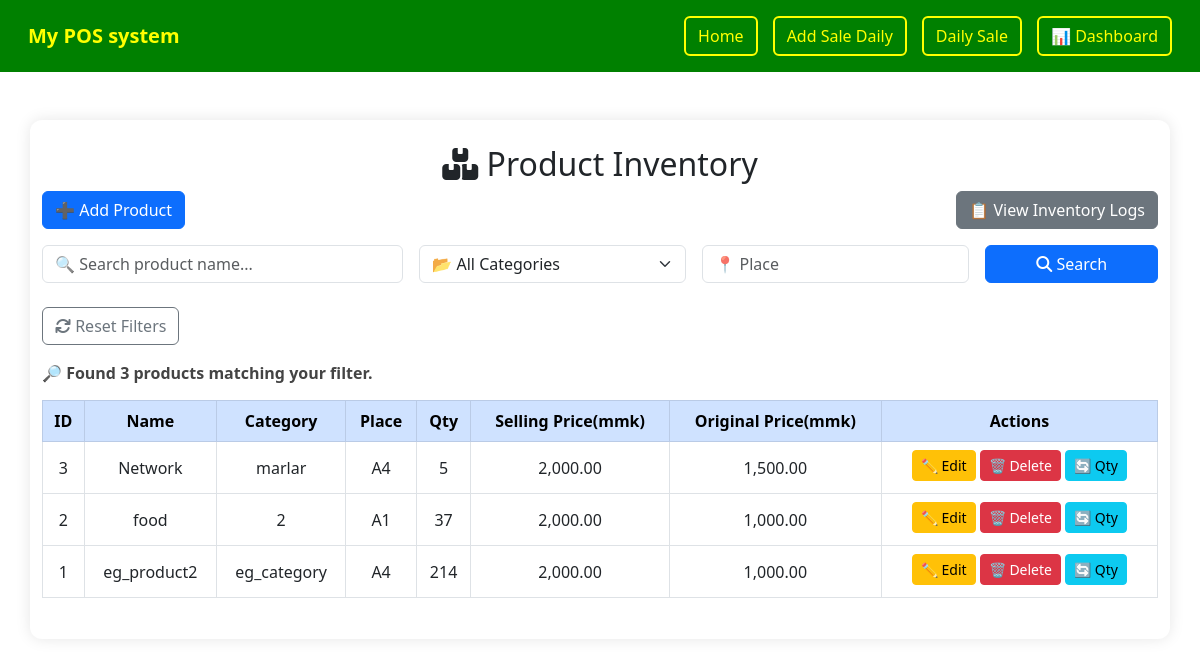
The page / on the database its author committed.
### tables this page shows
CREATE TABLE `products` (
  `id` int(11) NOT NULL,
  `product_name` varchar(150) NOT NULL,
  `category_id` int(11) DEFAULT NULL,
  `place` varchar(100) DEFAULT NULL,
  `qty` int(11) NOT NULL DEFAULT 0,
  `selling_price` decimal(10,2) DEFAULT NULL,
  `original_price` decimal(10,2) DEFAULT NULL,
  `created_at` timestamp NOT NULL DEFAULT current_timestamp()
);

CREATE TABLE `categories` (
  `id` int(11) NOT NULL,
  `category_name` varchar(100) NOT NULL
);

### index.php (the view, shortened to what this page needs)
<?php
include 'db.php';
$search = $_GET['search'] ?? '';
$place_filter = $_GET['place'] ?? '';
$where = [];
$whereSql = $where ? "WHERE " . implode(" AND ", $where) : "";
$sql = "SELECT p.*, c.category_name
        FROM products p
        LEFT JOIN categories c ON p.category_id = c.id
        $whereSql
        ORDER BY p.id DESC";
$stmt = $conn->prepare($sql);
$stmt->execute();
$result = $stmt->get_result();
?>
<!DOCTYPE html>
<html lang="en">
<head>
    <link href="https://cdn.jsdelivr.net/npm/bootstrap@5.3.3/dist/css/bootstrap.min.css" rel="stylesheet" />
    <link href="https://cdnjs.cloudflare.com/ajax/libs/font-awesome/6.4.0/css/all.min.css" rel="stylesheet" />
</head>
<body>
    <?php include "nav.php" ?>
    <br><br>
    <div class="container">
        <h2><i class="fa-solid fa-boxes-stacked"></i> Product Inventory </h2>
        <div class="d-flex justify-content-between mb-3">
            <a href="add_product.php" class="btn btn-primary">➕ Add Product</a>
            <a href="inventory_log.php" class="btn btn-secondary">📋 View Inventory Logs</a>
        </div>
        <form method="GET" class="row g-3 mb-4 align-items-center">
            <div class="col-md-4 col-sm-6">
                <input
                    type="text"
                    name="search"
                    class="form-control"
                    placeholder="🔍 Search product name..."
                    value="<?= htmlspecialchars($search) ?>" />
            </div>
            <div class="col-md-3 col-sm-6">
                <select name="category_id" class="form-select">
                    <option value="">📂 All Categories</option>
                </select>
            </div>
            <div class="col-md-3 col-sm-6">
                <input
                    type="text"
                    name="place"
                    class="form-control"
                    placeholder="📍 Place"
                    value="<?= htmlspecialchars($place_filter) ?>" />
            </div>
            <div class="col-md-2 col-sm-6 d-grid">
                <button type="submit" class="btn btn-primary">
                    <i class="fa-solid fa-magnifying-glass"></i> Search
                </button>
            </div>
        </form>
        <div class="mb-3">
            <a href="index.php" class="btn btn-outline-secondary">
                <i class="fa-solid fa-arrows-rotate"></i> Reset Filters
            </a>
        </div>
        <p class="results-count">
            🔎 Found <?= $result->num_rows ?> product<?= $result->num_rows !== 1 ? 's' : '' ?> matching your filter.
        </p>
        <div class="table-responsive">
            <table class="table table-hover table-bordered align-middle text-center">
                <thead class="table-primary">
                    <tr>
                        <th>ID</th>
                        <th>Name</th>
                        <th>Category</th>
                        <th>Place</th>
                        <th>Qty</th>
                        <th>Selling Price(mmk)</th>
                        <th>Original Price(mmk)</th>
                        <th>Actions</th>
                    </tr>
                </thead>
                <tbody>
                    <?php if ($result->num_rows > 0): ?>
                        <?php while ($row = $result->fetch_assoc()): ?>
                            <tr>
                                <td><?= $row['id'] ?></td>
                                <td><?= htmlspecialchars($row['product_name']) ?></td>
                                <td><?= htmlspecialchars($row['category_name']) ?></td>
                                <td><?= htmlspecialchars($row['place']) ?></td>
                                <td><?= $row['qty'] ?></td>
                                <td><?= number_format($row['selling_price'], 2) ?></td>
                                <td><?= number_format($row['original_price'], 2) ?></td>
                                <td class="action-icons">
                                    <a href="edit_product.php?id=<?= $row['id']; ?>" class="btn btn-sm btn-warning mb-1">✏️ Edit</a>
                                    <a href="delete_product.php?id=<?= $row['id']; ?>" class="btn btn-sm btn-danger mb-1" onclick="return confirm('Are you sure?');">🗑️ Delete</a>
                                    <a href="update_qty.php?id=<?= $row['id']; ?>" class="btn btn-sm btn-info mb-1">🔄 Qty</a>
                                </td>
                            </tr>
                        <?php endwhile; ?>
                    <?php else: ?>
                        <tr>
                            <td colspan="8" class="info-message">😥 No products found for your search.</td>
                        </tr>
                    <?php endif; ?>
                </tbody>
            </table>
        </div>
    </div>
</body>
</html>

### nav.php (shortened to what this page needs)
<!DOCTYPE html>
<html lang="en">
<head>
    <link href="https://cdn.jsdelivr.net/npm/bootstrap@5.3.0/dist/css/bootstrap.min.css" rel="stylesheet">
</head>
<body>
    <nav class="navbar navbar-expand-lg navbar-custom p-3">
        <div class="container-fluid">
            <a class="navbar-brand" href="#">My POS system</a>
            <div class="collapse navbar-collapse justify-content-end" id="navbarButtons">
                <div class="navbar-nav">
                    <a class="btn btn-custom" href="index.php">Home</a>
                    <a class="btn btn-custom" href="add_sale.php">Add Sale Daily</a>
                    <a class="btn btn-custom" href="daily_sale.php">Daily Sale</a>
                    <a href="dashboard.php" class="btn btn-custom">📊 Dashboard</a>
                </div>
            </div>
        </div>
    </nav>
</body>
</html>

### index.php (style rules this page uses)
:root { --green: #16a34a; --yellow: #fde047; }
body { background-color: #f8f9fa; font-family: "Segoe UI", Tahoma, Geneva, Verdana, sans-serif; }
.container { background: #fff; padding: 25px; border-radius: 12px; box-shadow: 0 0 15px rgba(0, 0, 0, 0.1); max-width: 1100px; margin: auto; }
h2 { font-weight: 700; margin-bottom: 25px; text-align: center; color: #0d6efd; }
.results-count { font-weight: 600; margin-bottom: 15px; color: #444; }
table th, table td { vertical-align: middle !important; }

### nav.php (style rules this page uses)
.navbar-custom { background-color: green; }
.navbar-custom .navbar-brand { color: yellow; font-weight: bold; }
.navbar-custom .btn-custom { background-color: green; color: yellow; border: 2px solid yellow; margin-left: 15px; }

### rows shown on the page
products: id "3", product_name "Network", category.category_name "marlar", place "A4", qty "5", selling_price "2,000.00", original_price "1,500.00"
products: id "2", product_name "food", category.category_name "2", place "A1", qty "37", selling_price "2,000.00", original_price "1,000.00"
products: id "1", product_name "eg_product2", category.category_name "eg_category", place "A4", qty "214", selling_price "2,000.00", original_price "1,000.00"

### other values the page prints
$result->num_rows "3"
